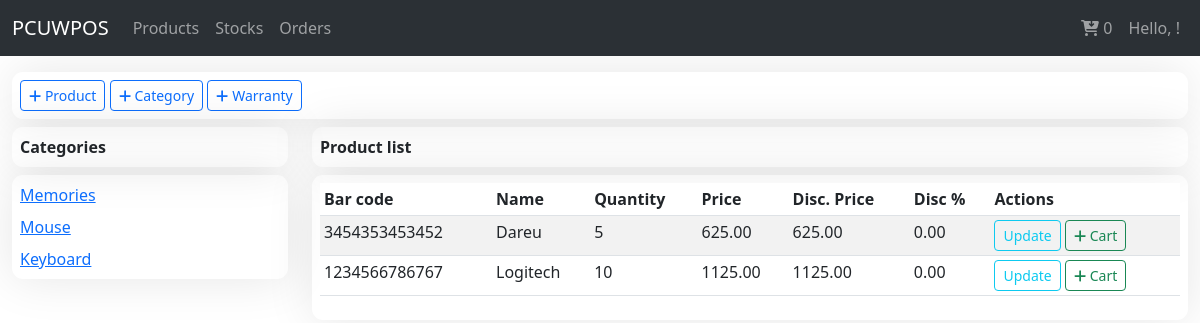
Screenshot of /products/ with the database file from the repository.
### sales/models/product.py (models this page shows, shortened)
class ProductCategory(models.Model):
    name = models.CharField(max_length=100, default="Memories")
    created_at = models.DateTimeField(auto_now_add=True)
    updated_at = models.DateTimeField(auto_now=True)
    class Meta:
        verbose_name = "category"
        verbose_name_plural = "categories"
    def __str__(self):
        return self.name

class Product(BaseTime):
    user = models.ForeignKey(User, on_delete=models.CASCADE, default=1)
    product_code = models.CharField(max_length=13, unique=True, blank=True)
    bar_code = models.CharField(max_length=13, unique=True, blank=True)
    name = models.CharField(max_length=255)
    model = models.CharField(max_length=120)
    description = models.TextField()
    category = models.ForeignKey(ProductCategory, on_delete=models.CASCADE, blank=True, null=True)
    cost = models.FloatField(default=0)
    price_margin = models.FloatField(default=0.25)
    price_discount = models.FloatField(default=0.00)
    price = models.FloatField(default=0.00, verbose_name="SRP")
    quantity = models.PositiveIntegerField(default=1)
    is_serial = models.BooleanField(default=False, verbose_name="with serial?")
    product_warranty = models.ForeignKey(ProductWarranty, on_delete=models.CASCADE, blank=True, null=True)
    @property
    def best_price(self):
        discount = float(self.price) - float(self.cost)
        price = (discount - (discount * self.price_discount)) + float(self.cost)
        return price
    @property
    def discount(self):
        disc = ((self.price - self.best_price)/self.price)*100
        return disc

### sales/views/product_view.py (the view, shortened to what this page needs)
# urls.py: path('', ProductView.as_view(), name='product_list'),
class ProductView(View):
    template_name = 'product_list.html'
    form_class = ProductForm
    category_form_class = ProductCategoryForm
    initial = {'key': 'value'}
    def get(self, request, *args, **kwargs):
        cart = Cart(request)
        cart_items = cart.__len__()
        form = self.form_class(initial=self.initial)
        category_form = self.category_form_class(initial=self.initial)
        products = Product.objects.all().order_by('-updated_at', '-created_at')
        categories = ProductCategory.objects.all()
        context = {
            'products': products,
            'form': form,
            'categoryform': category_form,
            'categories': categories,
            'cart_items': cart_items
        }
        return render(request, self.template_name, context)

### sales/addcart.py (called while the page is built)
    def __len__(self):
        return sum(item['quantity'] for item in self.cart.values())

### sales/templates/product_list.html (shortened to what this page needs)
{% extends 'base.html' %}
{% block content %}
<div class="row">
    <div class="col-sm-12">
        <div class="fcard mt-3">
            <div class="row">
                <div class="col-sm-12">
                    <button class="btn btn-outline-primary btn-sm" type="button" data-bs-toggle="modal" data-bs-target="#addProduct"><i class="fa-solid fa-plus"></i> Product</button> <button class="btn btn-outline-primary btn-sm" type="button" data-bs-toggle="modal" data-bs-target="#productCategory"><i class="fa-solid fa-plus"></i> Category</button>  <a href="" class="btn btn-outline-primary btn-sm"><i class="fa-solid fa-plus"></i> Warranty</a>
                </div>
            </div>
        </div>
        <div class="row">
            <div class="col-sm-3">
                <div class="fcard mt-2">
                    <strong>Categories</strong>
                </div>
                <div class="fcard mt-2">
                    {% for cat in categories %}
                    <div>
                        <a href="">{{ cat.name|title }}</a>
                    </div>
                    {% endfor %}
                </div>
            </div>
            <div class="col-sm-9">
                <div class="fcard mt-2">
                    <strong>Product list</strong>
                </div>
                <div class="fcard mt-2">
                    <table class="table table-hover table-striped table-sm" id="myTable">
                        <thead>
                            <tr>
                                <th>Bar code</th>
                                <th>Name</th>
                                <th>Quantity</th>
                                <th>Price</th>
                                <th>Disc. Price</th>
                                <th>Disc %</th>
                                <th>Actions</th>
                            </tr>
                        </thead>
                        <tbody>
                            {% for product in products %}
                            <tr>
                                <td>{{ product.bar_code|upper }}</td>
                                <td>{{ product.name|title }}</td>
                                <td>{{ product.quantity }}</td>
                                <td>{{ product.price|floatformat:2 }}</td>
                                <td>{{ product.best_price|floatformat:2 }}</td>
                                <td>{{ product.discount|floatformat:2 }}</td>
                                <td>
                                    <a href="#" class="btn btn-outline-info btn-sm">Update</a>
                                    <a href="{% url 'sales:add_to_cart' product.id %}" class="btn btn-outline-success btn-sm"><i class="fa-solid fa-plus"></i> Cart</a>
                                </td>
                            </tr>
                            {% endfor %}
                        </tbody>
                    </table>
                </div>
            </div>
        </div>
    </div>
</div>
{% endblock %}

### templates/base.html (shortened to what this page needs)
{% load static %}
<!doctype html>
<html lang="en">
  <head>
    <link href="https://cdn.jsdelivr.net/npm/bootstrap@5.3.0-alpha3/dist/css/bootstrap.min.css" rel="stylesheet">
    <link href="https://cdn.datatables.net/v/bs5/jq-3.6.0/dt-1.13.4/af-2.5.3/datatables.min.css" rel="stylesheet"/>
    <link rel="stylesheet" href="https://cdnjs.cloudflare.com/ajax/libs/font-awesome/6.4.0/css/all.min.css" />
    <link rel="stylesheet" href="{% static 'style.css' %}">
  </head>
  <body>
    {% include 'navbar.html' %}
    <div class="container-fluid">
        {% block content %}
        {% endblock %}
    </div>
  </body>
</html>

### templates/navbar.html (shortened to what this page needs)
<nav class="navbar navbar-expand-lg bg-body-tertiary bg-primary" data-bs-theme="dark"">
    <div class="container-fluid">
      <a class="navbar-brand" href="#">PCUWPOS</a>
      <div class="collapse navbar-collapse" id="navbarSupportedContent">
        <ul class="navbar-nav me-auto mb-2 mb-lg-0">
          <li class="nav-item">
            <a class="nav-link" aria-current="page" href="{% url 'sales:product_list' %}">Products</a>
          </li>
          <li class="nav-item">
            <a class="nav-link" href="{% url 'sales:stock_list' %}">Stocks</a>
          </li>
          <li class="nav-item">
            <a class="nav-link" href="{% url 'sales:order_information' %}">Orders</a>
          </li>
        </ul>
        <ul class="navbar-nav me-right mb-2 mb-lg-0">
          <li class="nav-item">
            <a class="nav-link" href="{% url 'sales:pos_view' %}"><i class="fa-solid fa-cart-arrow-down"></i> {{ cart_items }}</a>
          </li>
          <li class="nav-item">
            <a class="nav-link" aria-current="page" href="{% url 'sales:product_list' %}">Hello, {{ request.user.username|title }}!</a>
          </li>
        </ul>
      </div>
    </div>
</nav>

### sales/static/style.css (style rules this page uses)
.fcard { display: flex; flex-direction: column; justify-content: flex-start; gap: .5rem; border-radius: .7rem; box-shadow: 0 0 3rem 0 rgba(0, 0, 0,.1); padding: .5rem; }

### rows the page displays
ProductCategory: name "Memories"
ProductCategory: name "Mouse"
ProductCategory: name "Keyboard"
Product: bar_code "3454353453452", name "Dareu", quantity "5", price "625.00", best_price "625.00", discount "0.00"
Product: bar_code "1234566786767", name "Logitech", quantity "10", price "1125.00", best_price "1125.00", discount "0.00"

### other values shown
{{ cart_items }} "0"
